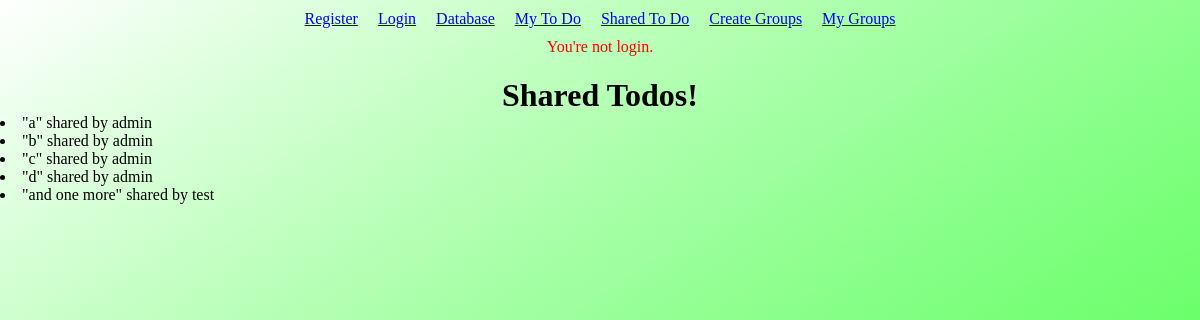
The app's page /sharedtodo, older data.
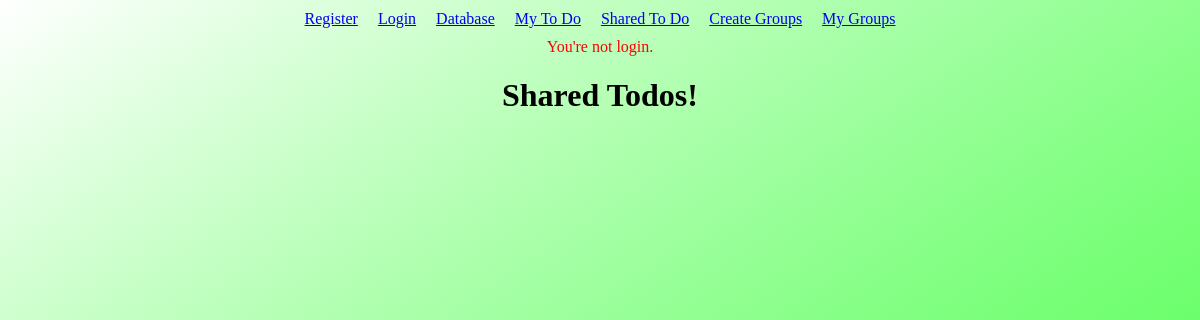
The same page, newer data.
### main.py (models this page shows, shortened)
class Todo(db.Model):
    id = db.Column(db.Integer, primary_key = True)
    text = db.Column(db.String(200))
    complete = db.Column(db.Boolean)
    shared = db.Column(db.Boolean)
    user_id = db.Column(db.Integer, db.ForeignKey('user.id'), nullable=False)

class User(db.Model, UserMixin):
    id = db.Column(db.Integer, primary_key = True)
    username = db.Column(db.String(10), unique=True, index=True)
    password = db.Column(db.String(20))
    todos = db.relationship('Todo', backref='owner', lazy=True)

### main.py (the view)
@app.route("/sharedtodo")
def sharedtodo():
    shared_todos = Todo.query.filter_by(shared=True).all()
    return render_template('sharedtodo.html', shared_todos=shared_todos)

### templates/sharedtodo.html
{% extends "layout.html" %}
{% block content %}
<h1>Shared Todos!</h1>
{% for todo in shared_todos %}
    <li> "{{ todo.text }}" shared by {{ todo.owner.username }}</li>
{% endfor %}
{% endblock %}

Row changes from the older to the newer data that the page shows:
removed Todo: text "a", owner.username "admin"
removed Todo: text "b", owner.username "admin"
removed Todo: text "c", owner.username "admin"
removed Todo: text "d", owner.username "admin"
removed Todo: text "and one more", owner.username "test"
